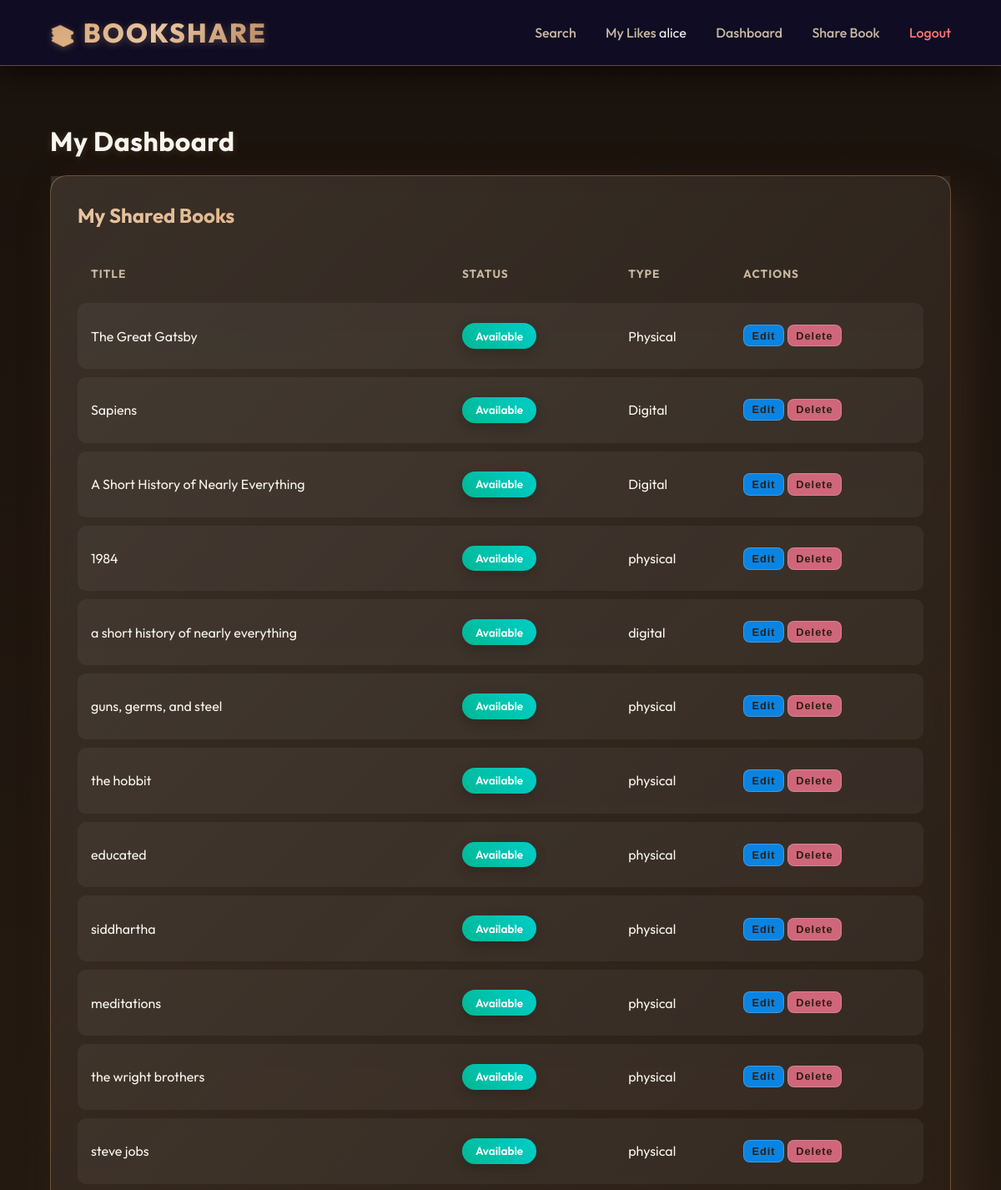
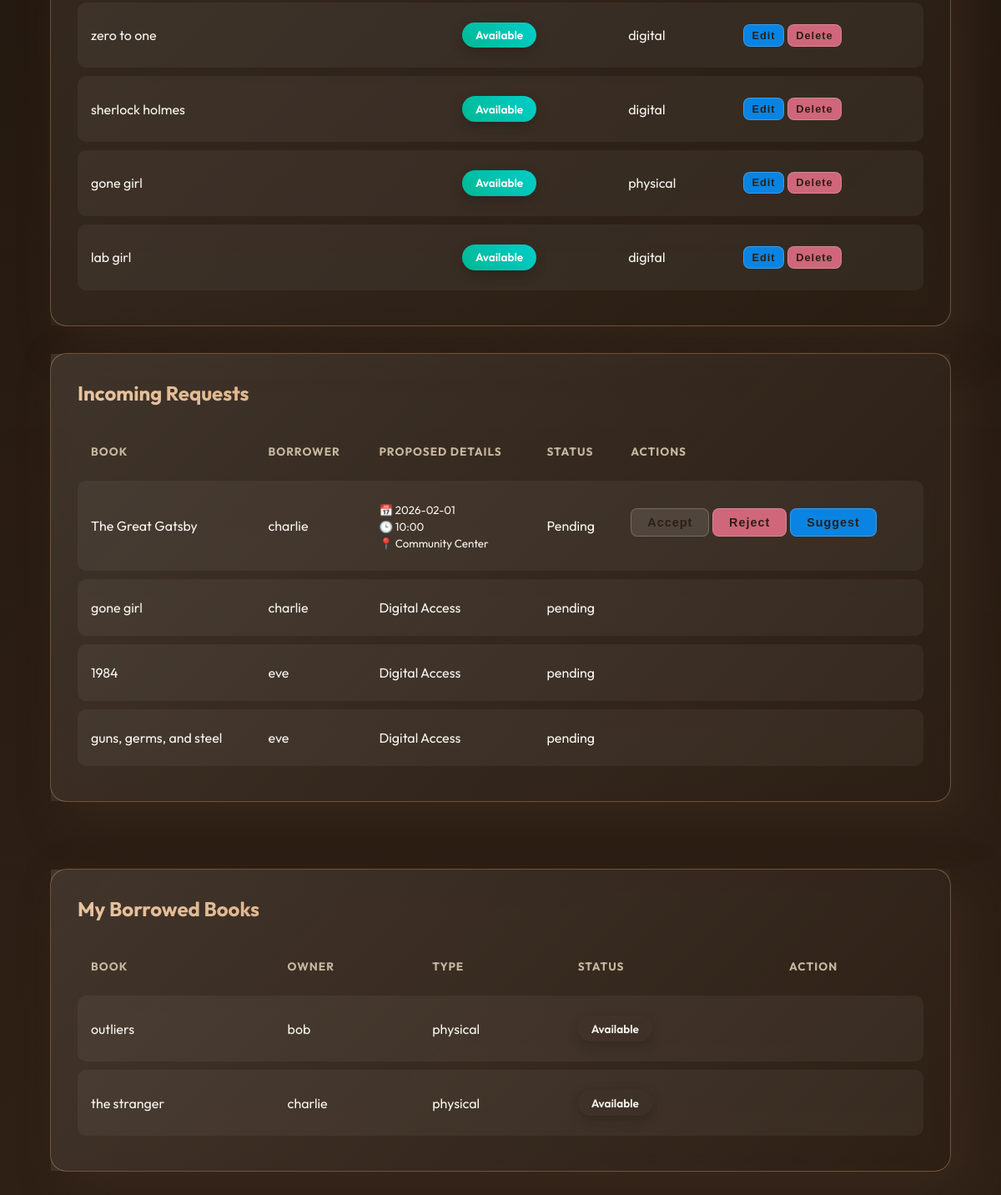
Page /dashboard (signed in) on the committed database (2 pictures, top to bottom).
### models.py (models this page shows, shortened)
class User(UserMixin, db.Model):
    id = db.Column(db.Integer, primary_key=True)
    username = db.Column(db.String(80), unique=True, nullable=False)
    email = db.Column(db.String(120), unique=True, nullable=False)
    password_hash = db.Column(db.String(512))
    role = db.Column(db.String(20), nullable=False, default='member') # member or admin
    is_blocked = db.Column(db.Boolean, default=False)

class Book(db.Model):
    id = db.Column(db.Integer, primary_key=True)
    title = db.Column(db.String(200), nullable=False)
    author = db.Column(db.String(200), nullable=False)
    category = db.Column(db.String(100), nullable=False)
    type = db.Column(db.String(20), nullable=False) # Physical or Digital
    location = db.Column(db.String(200), nullable=True) # New: Physical availability notes
    description = db.Column(db.Text, nullable=True) # New: Book description
    file_link = db.Column(db.String(500), nullable=True) # Link to digital resource
    filename = db.Column(db.String(500), nullable=True) # Uploaded file path
    likes = db.Column(db.Integer, default=0) # New Interactive Feature
    status = db.Column(db.String(20), default='Available') # Available, Borrowed, Returned
    is_deleted = db.Column(db.Boolean, default=False) # Soft delete flag
    owner_id = db.Column(db.Integer, db.ForeignKey('user.id'), nullable=False)
    owner = db.relationship('User', backref=db.backref('books', lazy=True))

class BorrowRequest(db.Model):
    id = db.Column(db.Integer, primary_key=True)
    book_id = db.Column(db.Integer, db.ForeignKey('book.id'), nullable=False)
    borrower_id = db.Column(db.Integer, db.ForeignKey('user.id'), nullable=False)
    proposed_date = db.Column(db.String(20))
    proposed_time = db.Column(db.String(20))
    proposed_location = db.Column(db.String(200))
    request_status = db.Column(db.String(20), default='Pending') # Pending, Accepted, Rejected
    book = db.relationship('Book', backref=db.backref('requests', lazy=True))
    borrower = db.relationship('User', backref=db.backref('borrow_requests', lazy=True))

### app.py (the view)
@app.route('/dashboard')
@login_required
def dashboard():
    if current_user.role == 'admin':
        return redirect(url_for('admin_dashboard'))
    my_books = Book.query.filter_by(owner=current_user, is_deleted=False).all()
    borrowed_requests = BorrowRequest.query.filter_by(borrower=current_user).all()
    received_requests = BorrowRequest.query.join(Book).filter(Book.owner == current_user, Book.is_deleted == False).all()
    return render_template('dashboard.html', my_books=my_books, borrowed_requests=borrowed_requests, received_requests=received_requests)

### app.py (called while the page is built)
@login_manager.user_loader
def load_user(user_id):
    return User.query.get(int(user_id))

@app.context_processor
def inject_db_status():
    connected = False
    db_type = "SQLite"
    try:
        from sqlalchemy import text
        db.session.execute(text('SELECT 1'))
        connected = True
        uri = app.config.get('SQLALCHEMY_DATABASE_URI', '')
        if 'postgresql' in uri:
            db_type = "Postgres"
        elif '/tmp/' in uri:
            db_type = "SQLite (Temp)"
    except:
        connected = False
    return dict(db_connected=connected, db_type=db_type)

### templates/dashboard.html (shortened to what this page needs)
{% extends 'base.html' %}
{% block body_class %}page-dashboard{% endblock %}
{% block content %}
<h1>My Dashboard</h1>
<div style="display: flex; flex-direction: column; gap: 2rem; max-width: 1200px; margin: 0 auto;">
    <div class="card" data-tilt style="transform-style: preserve-3d; margin-bottom: 0;">
        <h2 style="transform: translateZ(30px);">My Shared Books</h2>
        {% if my_books %}
        <div style="overflow-x: auto; transform: translateZ(20px);">
            <table>
                <thead>
                    <tr>
                        <th>Title</th>
                        <th>Status</th>
                        <th>Type</th>
                        <th>Actions</th>
                    </tr>
                </thead>
                <tbody>
                    {% for book in my_books %}
                    <tr style="transform: translateZ(10px);">
                        <td>{{ book.title }}</td>
                        <td>
                            <span class="badge {{ book.status|lower }}">{{ book.status }}</span>
                        </td>
                        <td>{{ book.type }}</td>
                        <td>
                            <a href="{{ url_for('edit_book', id=book.id) }}" style="text-decoration: none;">
                                <button class="btn-small"
                                    style="background: #0984e3; padding: 0.3rem 0.6rem; font-size: 0.8rem; width: auto; display: inline-block;">Edit</button>
                            </a>
                            <form method="POST" action="{{ url_for('delete_book', id=book.id) }}"
                                style="display:inline;" onsubmit="return confirm('Are you sure?');">
                                <button type="submit" class="btn-small"
                                    style="background: #cf6679; padding: 0.3rem 0.6rem; font-size: 0.8rem; width: auto;">Delete</button>
                            </form>
                        </td>
                    </tr>
                    {% endfor %}
                </tbody>
            </table>
        </div>
        {% else %}
        <p style="color: var(--text-muted);">You haven't shared any books yet.</p>
        {% endif %}
    </div>
    <div class="card" data-tilt style="transform-style: preserve-3d; margin-bottom: 3rem;">
        <h2 style="transform: translateZ(30px);">Incoming Requests</h2>
        {% if received_requests %}
        <div style="overflow-x: auto; transform: translateZ(20px);">
            <table>
                <thead>
                    <tr>
                        <th>Book</th>
                        <th>Borrower</th>
                        <th>Proposed Details</th>
                        <th>Status</th>
                        <th>Actions</th>
                    </tr>
                </thead>
                <tbody>
                    {% for req in received_requests %}
                    <tr>
                        <td>{{ req.book.title }}</td>
                        <td>{{ req.borrower.username }}</td>
                        <td>
                            {% if req.book.type == 'Physical' %}
                            <small>📅 {{ req.proposed_date }} <br> 🕒 {{ req.proposed_time }} <br> 📍 {{
                                req.proposed_location }}</small>
                            {% else %}
                            Digital Access
                            {% endif %}
                        </td>
                        <td>{{ req.request_status }}</td>
                        <td>
                            {% if req.request_status == 'Pending' %}
                            <form method="POST" action="{{ url_for('handle_request', id=req.id) }}"
                                style="display:inline;">
                                <button type="submit" class="btn-small"
                                    style="margin-bottom: 0.5rem; width: auto;">Accept</button>
                            </form>
                            <form method="POST" action="{{ url_for('handle_request', id=req.id) }}"
                                style="display:inline;">
                                <button type="submit" class="btn-small"
                                    style="background:#cf6679; margin-bottom: 0.5rem; width: auto;">Reject</button>
                            </form>
                            <button type="button" class="btn-small" style="background:#0984e3; width: auto;"
                                onclick="document.getElementById('suggest-{{req.id}}').style.display = 'block'">Suggest</button>
                            {% elif req.request_status == 'Accepted' and req.book.status == 'Borrowed' and req.book.type
                            ==
                            'Physical' %}
                            <form method="POST" action="{{ url_for('return_book', req_id=req.id) }}">
                                <button type="submit" class="btn-small" style="background: #00b894; width: auto;">Mark
                                    Returned</button>
                            </form>
                            {% endif %}
                        </td>
                    </tr>
                    {% endfor %}
                </tbody>
            </table>
        </div>
        {% else %}
        <p style="color: var(--text-muted);">No incoming requests.</p>
        {% endif %}
    </div>
    <div class="card" data-tilt style="transform-style: preserve-3d;">
        <h2 style="transform: translateZ(30px);">My Borrowed Books</h2>
        {% if borrowed_requests %}
        <div style="overflow-x: auto; transform: translateZ(20px);">
            <table>
                <thead>
                    <tr>
                        <th>Book</th>
                        <th>Owner</th>
                        <th>Type</th>
                        <th>Status</th>
                        <th>Action</th>
                    </tr>
                </thead>
                <tbody>
                    {% for req in borrowed_requests %}
                    <tr>
                        <td>{{ req.book.title }}</td>
                        <td>{{ req.book.owner.username }}</td>
                        <td>{{ req.book.type }}</td>
                        <td>
                            <span
                                class="badge {% if req.book.status == 'Borrowed' %}borrowed{% elif req.book.status == 'Returned' %}available{% endif %}">{{
                                req.book.status }}</span>
                        </td>
                        <td>
                        </td>
                    </tr>
                    {% endfor %}
                </tbody>
            </table>
        </div>
        {% else %}
        <p style="color: var(--text-muted);">You haven't borrowed any books.</p>
        {% endif %}
    </div>
</div>
{% endblock %}

### templates/base.html (shortened to what this page needs)
<!DOCTYPE html>
<html lang="en">
<head>
    <link rel="stylesheet" href="{{ url_for('static', filename='style.css') }}">
    <link rel="stylesheet" href="https://cdnjs.cloudflare.com/ajax/libs/font-awesome/6.4.0/css/all.min.css">
</head>
<body class="{% block body_class %}{% endblock %}">
    <nav>
        <a href="{{ url_for('index') }}" class="nav-brand">
            <span style="font-size: 1.5rem;">📚</span> BookShare
        </a>
        <div class="nav-links">
            <a href="{{ url_for('index') }}" class="{% if request.endpoint == 'index' %}active{% endif %}">Search</a>
            {% if current_user.is_authenticated %}
            {% if current_user.role != 'admin' %}
            <a href="{{ url_for('my_likes') }}" class="{% if request.endpoint == 'my_likes' %}active{% endif %}">My
                Likes</a>
            {% endif %}
            <span>{{ current_user.username }}</span>
            <a href="{{ url_for('dashboard') }}"
                class="{% if request.endpoint == 'dashboard' %}active{% endif %}">Dashboard</a>
            {% if current_user.role != 'admin' %}
            <a href="{{ url_for('add_book') }}" class="{% if request.endpoint == 'add_book' %}active{% endif %}">Share
                Book</a>
            {% endif %}
            <a href="{{ url_for('logout') }}" style="color: #ff7675;">Logout</a>
            {% else %}
            <a href="{{ url_for('login') }}">Login</a>
            <a href="{{ url_for('register') }}"
                style="color: #00cec9; border: 1px solid #00cec9; padding: 0.5rem 1.5rem; border-radius: 50px;">Sign
                Up</a>
            {% endif %}
        </div>
    </nav>
    <div class="container">
        {% block content %}{% endblock %}
    </div>
</body>
</html>

### static/style.css (style rules this page uses)
:root { --primary: #d4a574; --primary-dark: #b8865f; --secondary: #8b7355; --accent: #e8c4a0; --text-white: #f8f6f0; --text-muted: #c7b8a1; --card-bg: rgba(45, 31, 20, 0.45); --card-border: rgba(212, 165, 116, 0.4); --shadow-light: 0 8px 32px 0 rgba(139, 115, 85, 0.25); --shadow-deep: 20px 20px 50px rgba(61, 43, 31, 0.6); --cozy-glow: rgba(212, 165, 116, 0.2); }
body { margin: 0; font-family: 'Outfit', sans-serif; color: var(--text-white); background-color: #2d1f14; overflow-x: hidden; min-height: 100vh; position: relative; }
body::before { content: ''; position: fixed; top: 0; left: 0; width: 100%; height: 100%; z-index: -1; background-size: cover; background-position: center; background-attachment: fixed; animation: backgroundSlide 100s infinite; }
body::after { content: ''; position: fixed; top: 0; left: 0; width: 100%; height: 100%; z-index: -1; background: linear-gradient(rgba(20, 15, 10, 0.75), rgba(45, 31, 20, 0.85)); pointer-events: none; }
nav { background: rgba(15, 12, 41, 0.85); backdrop-filter: blur(16px); border-bottom: 1px solid var(--card-border); padding: 1.2rem 5%; display: flex; justify-content: space-between; align-items: center; position: sticky; top: 0; z-index: 1000; box-shadow: 0 10px 30px rgba(0, 0, 0, 0.5); transform-style: preserve-3d; }
.nav-brand { font-size: 2rem; font-weight: 800; background: linear-gradient(135deg, #d4a574, #e8c4a0, #b8865f); -webkit-background-clip: text; background-clip: text; -webkit-text-fill-color: transparent; text-transform: uppercase; letter-spacing: 2px; filter: drop-shadow(0 2px 4px rgba(212, 165, 116, 0.3)); }
.nav-links a { color: var(--text-muted); text-decoration: none; margin-left: 2rem; font-weight: 500; position: relative; transition: all 0.3s; }
.nav-links a::after { content: ''; position: absolute; width: 0; height: 2px; bottom: -5px; left: 0; background: var(--secondary); transition: width 0.3s; }
.container { padding: 3rem 5%; max-width: 1400px; margin: 0 auto; }
.card { background: var(--card-bg); border: 1px solid var(--card-border); border-radius: 20px; padding: 2rem; backdrop-filter: blur(10px); box-shadow: var(--shadow-deep); transition: transform 0.3s ease, box-shadow 0.3s ease; position: relative; display: flex; flex-direction: column; }
.card::before { content: ''; position: absolute; top: 0; left: 0; width: 100%; height: 100%; background: linear-gradient(135deg, rgba(255, 255, 255, 0.1) 0%, transparent 100%); pointer-events: none; }
.card h1, .card h2, .card h3 { margin-top: 0; background: linear-gradient(to right, var(--accent), var(--primary), var(--text-white)); -webkit-background-clip: text; background-clip: text; -webkit-text-fill-color: transparent; }
button { background: linear-gradient(45deg, var(--primary), var(--primary-dark)); border: 2px solid var(--accent); color: #2d1f14; padding: 1rem 2rem; border-radius: 50px; font-weight: 700; letter-spacing: 1px; cursor: pointer; box-shadow: 0 10px 20px rgba(139, 115, 85, 0.4); transition: all 0.3s; transform: translateZ(20px); position: relative; overflow: hidden; width: 100%; }
button::before { content: ''; position: absolute; top: 0; left: -100%; width: 100%; height: 100%; background: linear-gradient(90deg, transparent, rgba(255, 255, 255, 0.2), transparent); transition: 0.5s; }
.btn-small { padding: 0.5rem 1.2rem; width: auto; font-size: 0.9rem; border-radius: 8px; background: rgba(255, 255, 255, 0.1); border: 1px solid rgba(255, 255, 255, 0.2); box-shadow: none; }
.badge { padding: 0.4rem 1rem; border-radius: 30px; font-size: 0.85rem; font-weight: 600; display: inline-block; margin-right: 0.5rem; box-shadow: 0 5px 15px rgba(0, 0, 0, 0.2); }
.badge.available { background: linear-gradient(45deg, #00b894, #00cec9); color: white; }
table { width: 100%; border-collapse: separate; border-spacing: 0 10px; }
th { text-transform: uppercase; font-size: 0.85rem; color: var(--text-muted); letter-spacing: 1px; padding: 1rem; text-align: left; }
td { background: rgba(255, 255, 255, 0.05); padding: 1.5rem 1rem; transition: transform 0.2s; }
tr td:first-child { border-radius: 10px 0 0 10px; }
tr td:last-child { border-radius: 0 10px 10px 0; }
.page-dashboard { background-image: linear-gradient(rgba(45, 31, 20, 0.80), rgba(61, 43, 31, 0.85)), url('https://images.unsplash.com/photo-1481627834876-b7833e8f5570?auto=format&fit=crop&w=2000&q=80'); }
h1 { text-shadow: 0 2px 10px var(--cozy-glow); letter-spacing: 0.5px; }
.container { position: relative; z-index: 1; }

### rows in the picture
User: username "alice"
Book: title "The Great Gatsby", status "Available", type "Physical"
Book: title "Sapiens", status "Available", type "Digital"
Book: title "A Short History of Nearly Everything", status "Available", type "Digital"
Book: title "1984", status "Available", type "physical"
Book: title "a short history of nearly everything", status "Available", type "digital"
Book: title "guns, germs, and steel", status "Available", type "physical"
Book: title "the hobbit", status "Available", type "physical"
Book: title "educated", status "Available", type "physical"
Book: title "siddhartha", status "Available", type "physical"
Book: title "meditations", status "Available", type "physical"
Book: title "the wright brothers", status "Available", type "physical"
Book: title "steve jobs", status "Available", type "physical"
Book: title "zero to one", status "Available", type "digital"
Book: title "sherlock holmes", status "Available", type "digital"
Book: title "gone girl", status "Available", type "physical"
Book: title "lab girl", status "Available", type "digital"
BorrowRequest: book "The Great Gatsby", borrower.username "charlie", proposed_date "2026-02-01", proposed_time "10:00", proposed_location "Community Center", request_status "Pending"
BorrowRequest: book "gone girl", borrower.username "charlie", shows "Digital Access", request_status "pending"
BorrowRequest: book "1984", borrower.username "eve", shows "Digital Access", request_status "pending"
BorrowRequest: book "guns, germs, and steel", borrower.username "eve", shows "Digital Access", request_status "pending"
BorrowRequest: book "outliers", book.owner.username "bob", book.type "physical", book.status "Available"
BorrowRequest: book "the stranger", book.owner.username "charlie", book.type "physical", book.status "Available"
